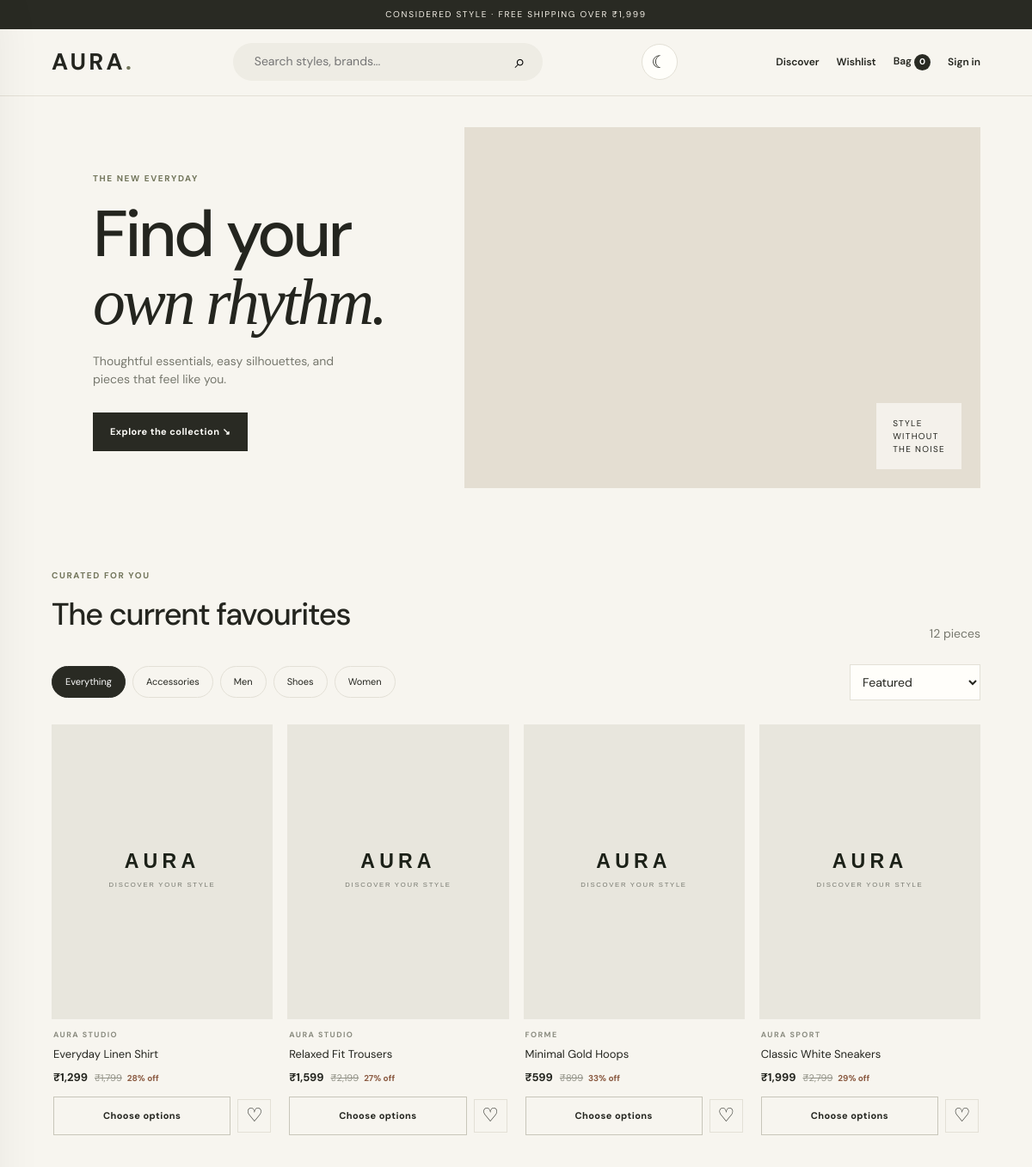
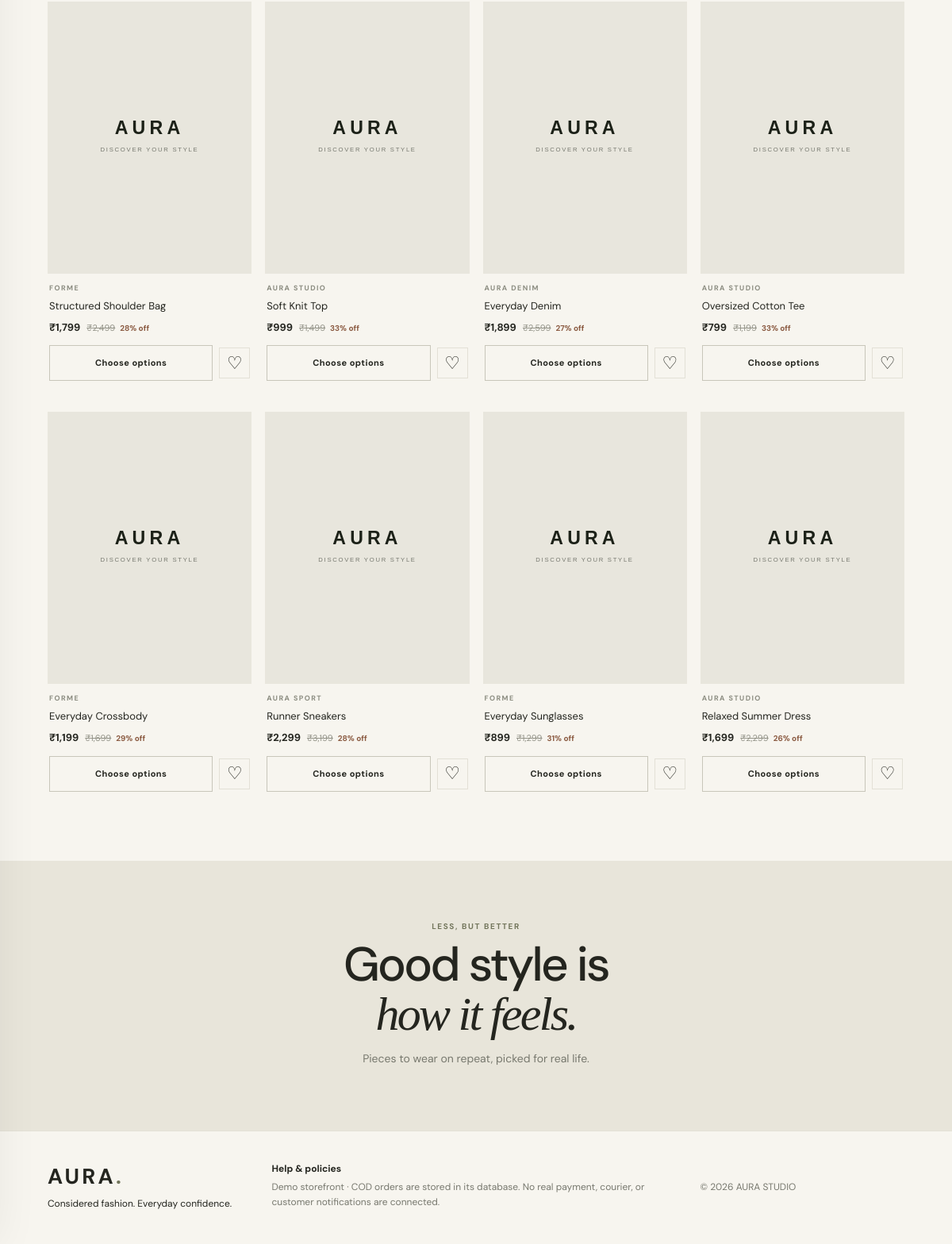
The page / on the database its author committed (2 pictures, top to bottom).
### tables this page shows
CREATE TABLE products(id INTEGER PRIMARY KEY, name TEXT NOT NULL, brand TEXT NOT NULL, category TEXT NOT NULL, price INTEGER NOT NULL, old_price INTEGER NOT NULL DEFAULT 0, sizes TEXT NOT NULL DEFAULT 'One Size', color TEXT NOT NULL DEFAULT '', image TEXT NOT NULL DEFAULT '', description TEXT NOT NULL DEFAULT '', active INTEGER NOT NULL DEFAULT 1, created_at TEXT DEFAULT CURRENT_TIMESTAMP);

### app.py (the view)
@app.route('/')
def home():
    category=request.args.get('category','All'); q=request.args.get('q','').strip(); sort=request.args.get('sort','featured')
    sql='SELECT * FROM products WHERE active=1'; params=[]
    if category!='All': sql+=' AND category=?'; params.append(category)
    if q: sql+=' AND (name LIKE ? OR brand LIKE ? OR description LIKE ?)'; params += [f'%{q}%']*3
    sql += {'price-low':' ORDER BY price ASC','price-high':' ORDER BY price DESC','newest':' ORDER BY id DESC'}.get(sort,' ORDER BY id ASC')
    products=db().execute(sql,params).fetchall()
    cats=[r['category'] for r in db().execute('SELECT DISTINCT category FROM products WHERE active=1 ORDER BY category')]
    return render_template('home.html', products=products, categories=cats, category=category, q=q, sort=sort)

### app.py (called while the page is built)
def db():
    if 'db' not in g:
        g.db = sqlite3.connect(DB_PATH)
        g.db.row_factory = sqlite3.Row
        g.db.execute('PRAGMA foreign_keys = ON')
    return g.db

@app.context_processor
def inject_globals():
    user = None
    if session.get('user_id'):
        user = db().execute('SELECT id,name,email,is_admin FROM users WHERE id=?', (session['user_id'],)).fetchone()
    cart = session.get('cart', {})
    return {'current_user': user, 'cart_count': sum(int(v.get('qty',1)) for v in cart.values()), 'year': 2026}

@app.before_request
def csrf_protect():
    if request.method == 'POST':
        token = request.form.get('_csrf') or request.headers.get('X-CSRF-Token')
        if not token or not secrets.compare_digest(token, session.get('_csrf', '')):
            abort(400, 'Invalid or expired form token. Refresh and try again.')

### templates/home.html
{% extends 'base.html' %}{% block title %}AURA — Considered fashion{% endblock %}{% block content %}<section class="hero"><div class="hero-copy"><p class="eyebrow">THE NEW EVERYDAY</p><h1>Find your<br><i>own rhythm.</i></h1><p>Thoughtful essentials, easy silhouettes, and pieces that feel like you.</p><a class="button dark" href="#collection">Explore the collection ↘</a></div><div class="hero-art"><img src="https://images.unsplash.com/photo-1483985988355-763728e1935b?auto=format&fit=crop&w=1400&q=90" alt="Fashion collection" onerror="this.style.display='none'"><div class="hero-sticker">STYLE<br>WITHOUT<br>THE NOISE</div></div></section><section class="section" id="collection"><div class="sectionhead"><div><p class="eyebrow">CURATED FOR YOU</p><h2>{{ 'The current favourites' if category=='All' else category+' collection' }}</h2></div><span class="muted">{{ products|length }} pieces</span></div><div class="filters"><div class="chips"><a class="chip {{ 'active' if category=='All' else '' }}" href="{{ url_for('home',category='All',q=q,sort=sort) }}">Everything</a>{% for cat in categories %}<a class="chip {{ 'active' if category==cat else '' }}" href="{{ url_for('home',category=cat,q=q,sort=sort) }}">{{ cat }}</a>{% endfor %}</div><form><input type="hidden" name="category" value="{{ category }}"><input type="hidden" name="q" value="{{ q }}"><select name="sort" onchange="this.form.submit()"><option value="featured" {{ 'selected' if sort=='featured' else '' }}>Featured</option><option value="price-low" {{ 'selected' if sort=='price-low' else '' }}>Price: low to high</option><option value="price-high" {{ 'selected' if sort=='price-high' else '' }}>Price: high to low</option><option value="newest" {{ 'selected' if sort=='newest' else '' }}>Newest</option></select></form></div><div class="grid">{% for p in products %}<article class="card"><a class="product-image" href="{{ url_for('product_detail',product_id=p.id) }}"><img src="{{ p.image }}" alt="{{ p.name }}" loading="lazy" onerror="this.src='{{ url_for('static',filename='product-fallback.svg') }}'"><span class="quick">VIEW PIECE ↗</span></a><div class="cardinfo"><div class="brand">{{ p.brand }}</div><a class="product-name" href="{{ url_for('product_detail',product_id=p.id) }}">{{ p.name }}</a><div class="price">₹{{ '{:,}'.format(p.price) }} <del>₹{{ '{:,}'.format(p.old_price) }}</del>{% if p.old_price>p.price %}<span>{{ ((p.old_price-p.price)*100/p.old_price)|round|int }}% off</span>{% endif %}</div><div class="cardactions"><a class="button outline" href="{{ url_for('product_detail',product_id=p.id) }}">Choose options</a>{% if current_user %}<form method="post" action="{{ url_for('wishlist_toggle',product_id=p.id) }}"><input type="hidden" name="_csrf" value="{{ csrf_token() }}"><button class="heart" title="Toggle wishlist">♡</button></form>{% else %}<a class="heart" title="Sign in to wishlist" href="{{ url_for('login') }}">♡</a>{% endif %}</div></div></article>{% else %}<div class="empty"><h3>No styles found</h3><p>Try a different search or category.</p><a class="button dark" href="{{ url_for('home') }}">Clear filters</a></div>{% endfor %}</div></section><section class="banner"><p class="eyebrow">LESS, BUT BETTER</p><h2>Good style is<br><i>how it feels.</i></h2><p>Pieces to wear on repeat, picked for real life.</p></section>{% endblock %}

### templates/base.html (shortened to what this page needs)
<!doctype html><html lang="en"><head><meta charset="utf-8"><meta name="viewport" content="width=device-width,initial-scale=1"><meta name="theme-color" content="#f7f5ef"><meta name="description" content="AURA — considered fashion, everyday confidence"><link rel="manifest" href="{{ url_for('static',filename='manifest.webmanifest') }}"><title>{% block title %}AURA — Considered fashion{% endblock %}</title><link rel="stylesheet" href="{{ url_for('static',filename='style.css') }}"></head><body><div class="announcement">CONSIDERED STYLE · FREE SHIPPING OVER ₹1,999</div><header class="top"><button class="menu-toggle" id="menuToggle" aria-label="Open navigation" aria-expanded="false">☰</button><a class="logo" href="{{ url_for('home') }}">AURA<span>.</span></a><form class="search" action="{{ url_for('home') }}"><input name="q" placeholder="Search styles, brands..." value="{{ request.args.get('q','') }}"><button aria-label="Search">⌕</button></form><button class="theme-toggle" id="themeToggle" type="button" aria-label="Toggle dark mode" title="Toggle dark mode">☾</button><nav><a href="{{ url_for('home') }}">Discover</a><a href="{{ url_for('wishlist_page') }}">Wishlist</a><a href="{{ url_for('cart_page') }}">Bag <b class="badge">{{ cart_count }}</b></a>{% if current_user %}<a href="{{ url_for('orders_page') }}">Orders</a>{% if current_user['is_admin'] %}<a href="{{ url_for('admin') }}">Admin</a>{% endif %}<form class="inline" method="post" action="{{ url_for('logout') }}"><input type="hidden" name="_csrf" value="{{ csrf_token() }}"><button class="navbutton">Sign out</button></form>{% else %}<a href="{{ url_for('login') }}">Sign in</a>{% endif %}</nav></header>
<main class="main">{% block content %}{% endblock %}</main><footer><div><a class="logo" href="{{ url_for('home') }}">AURA<span>.</span></a><p>Considered fashion. Everyday confidence.</p></div><div><b>Help & policies</b><p class="muted">Demo storefront · COD orders are stored in its database. No real payment, courier, or customer notifications are connected.</p></div><div class="muted">© {{ year }} AURA STUDIO</div></footer>
</body></html>

### rows shown on the page
products: brand "AURA STUDIO", name "Everyday Linen Shirt", price "1,299", old_price "1,799", ((p.old_price-p.price)*100/p.old_price)|round|int "28"
products: brand "AURA STUDIO", name "Relaxed Fit Trousers", price "1,599", old_price "2,199", ((p.old_price-p.price)*100/p.old_price)|round|int "27"
products: brand "FORME", name "Minimal Gold Hoops", price "599", old_price "899", ((p.old_price-p.price)*100/p.old_price)|round|int "33"
products: brand "AURA SPORT", name "Classic White Sneakers", price "1,999", old_price "2,799", ((p.old_price-p.price)*100/p.old_price)|round|int "29"
products: brand "FORME", name "Structured Shoulder Bag", price "1,799", old_price "2,499", ((p.old_price-p.price)*100/p.old_price)|round|int "28"
products: brand "AURA STUDIO", name "Soft Knit Top", price "999", old_price "1,499", ((p.old_price-p.price)*100/p.old_price)|round|int "33"
products: brand "AURA DENIM", name "Everyday Denim", price "1,899", old_price "2,599", ((p.old_price-p.price)*100/p.old_price)|round|int "27"
products: brand "AURA STUDIO", name "Oversized Cotton Tee", price "799", old_price "1,199", ((p.old_price-p.price)*100/p.old_price)|round|int "33"
products: brand "FORME", name "Everyday Crossbody", price "1,199", old_price "1,699", ((p.old_price-p.price)*100/p.old_price)|round|int "29"
products: brand "AURA SPORT", name "Runner Sneakers", price "2,299", old_price "3,199", ((p.old_price-p.price)*100/p.old_price)|round|int "28"
products: brand "FORME", name "Everyday Sunglasses", price "899", old_price "1,299", ((p.old_price-p.price)*100/p.old_price)|round|int "31"
products: brand "AURA STUDIO", name "Relaxed Summer Dress", price "1,699", old_price "2,299", ((p.old_price-p.price)*100/p.old_price)|round|int "26"

### other values the page prints
{{ cart_count }} "0"
{{ products|length }} "12"
{{ cat }} "Accessories" "Men" "Shoes" "Women"
{{ year }} "2026"
